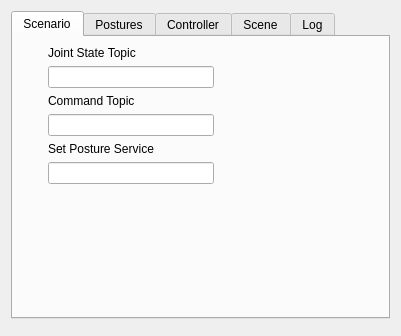
<?xml version="1.0" encoding="UTF-8"?>
<ui version="4.0">
 <class>GiskardSimPanel</class>
 <widget class="QWidget" name="GiskardSimPanel">
  <property name="geometry">
   <rect>
    <x>0</x>
    <y>0</y>
    <width>401</width>
    <height>336</height>
   </rect>
  </property>
  <property name="sizePolicy">
   <sizepolicy hsizetype="Minimum" vsizetype="Minimum">
    <horstretch>0</horstretch>
    <verstretch>0</verstretch>
   </sizepolicy>
  </property>
  <property name="windowTitle">
   <string>Form</string>
  </property>
  <layout class="QVBoxLayout" name="verticalLayout">
   <item>
    <widget class="QTabWidget" name="tabWidget">
     <property name="sizePolicy">
      <sizepolicy hsizetype="Expanding" vsizetype="MinimumExpanding">
       <horstretch>0</horstretch>
       <verstretch>0</verstretch>
      </sizepolicy>
     </property>
     <property name="tabPosition">
      <enum>QTabWidget::North</enum>
     </property>
     <property name="tabShape">
      <enum>QTabWidget::Rounded</enum>
     </property>
     <property name="currentIndex">
      <number>0</number>
     </property>
     <widget class="QWidget" name="tabScenario">
      <property name="sizePolicy">
       <sizepolicy hsizetype="Minimum" vsizetype="Expanding">
        <horstretch>0</horstretch>
        <verstretch>0</verstretch>
       </sizepolicy>
      </property>
      <property name="autoFillBackground">
       <bool>false</bool>
      </property>
      <attribute name="title">
       <string>Scenario</string>
      </attribute>
      <layout class="QHBoxLayout" name="horizontalLayout_2">
       <item>
        <layout class="QVBoxLayout" name="verticalLayout_2">
         <property name="leftMargin">
          <number>0</number>
         </property>
         <item>
          <layout class="QVBoxLayout" name="verticalLayout_3">
           <property name="topMargin">
            <number>0</number>
           </property>
           <item>
            <widget class="giskard_sim::ScenarioInfo" name="scenarioInfoWidget" native="true">
             <property name="sizePolicy">
              <sizepolicy hsizetype="Minimum" vsizetype="Minimum">
               <horstretch>0</horstretch>
               <verstretch>0</verstretch>
              </sizepolicy>
             </property>
            </widget>
           </item>
           <item>
            <widget class="giskard_sim::URDFInfo" name="urdfWidget" native="true">
             <property name="sizePolicy">
              <sizepolicy hsizetype="Minimum" vsizetype="Minimum">
               <horstretch>0</horstretch>
               <verstretch>0</verstretch>
              </sizepolicy>
             </property>
            </widget>
           </item>
          </layout>
         </item>
         <item>
          <spacer name="verticalSpacer">
           <property name="orientation">
            <enum>Qt::Vertical</enum>
           </property>
           <property name="sizeHint" stdset="0">
            <size>
             <width>20</width>
             <height>0</height>
            </size>
           </property>
          </spacer>
         </item>
        </layout>
       </item>
       <item>
        <layout class="QVBoxLayout" name="verticalLayout_4">
         <property name="leftMargin">
          <number>0</number>
         </property>
         <item>
          <widget class="QLabel" name="label">
           <property name="text">
            <string>Joint State Topic</string>
           </property>
          </widget>
         </item>
         <item>
          <widget class="QLineEdit" name="leJSTopic">
            <property name="sizePolicy">
            <sizepolicy hsizetype="MinimumExpanding" vsizetype="Fixed">
                <horstretch>0</horstretch>
                <verstretch>0</verstretch>
            </sizepolicy>
            </property>
          </widget>
         </item>
         <item>
          <widget class="QLabel" name="label_2">
           <property name="text">
            <string>Command Topic</string>
           </property>
          </widget>
         </item>
         <item>
          <widget class="QLineEdit" name="leCmdTopic">
            <property name="sizePolicy">
            <sizepolicy hsizetype="MinimumExpanding" vsizetype="Fixed">
                <horstretch>0</horstretch>
                <verstretch>0</verstretch>
            </sizepolicy>
            </property>
          </widget>
         </item>
         <item>
          <widget class="QLabel" name="label_3">
           <property name="text">
            <string>Set Posture Service</string>
           </property>
          </widget>
         </item>
         <item>
          <widget class="QLineEdit" name="leSPService">
            <property name="sizePolicy">
            <sizepolicy hsizetype="MinimumExpanding" vsizetype="Fixed">
                <horstretch>0</horstretch>
                <verstretch>0</verstretch>
            </sizepolicy>
            </property>
          </widget>
         </item>
         <item>
          <spacer name="verticalSpacer_2">
           <property name="orientation">
            <enum>Qt::Vertical</enum>
           </property>
           <property name="sizeHint" stdset="0">
            <size>
             <width>20</width>
             <height>40</height>
            </size>
           </property>
          </spacer>
         </item>
        </layout>
       </item>
       <item>
        <spacer name="horizontalSpacer">
         <property name="orientation">
          <enum>Qt::Horizontal</enum>
         </property>
         <property name="sizeHint" stdset="0">
          <size>
           <width>0</width>
           <height>20</height>
          </size>
         </property>
        </spacer>
       </item>
      </layout>
     </widget>
     <widget class="giskard_sim::PosesWidget" name="posesWidget">
      <property name="sizePolicy">
       <sizepolicy hsizetype="Expanding" vsizetype="Minimum">
        <horstretch>0</horstretch>
        <verstretch>0</verstretch>
       </sizepolicy>
      </property>
      <attribute name="title">
       <string>Postures</string>
      </attribute>
     </widget>
     <widget class="giskard_sim::ControllerWidget" name="controllerWidget">
      <property name="sizePolicy">
       <sizepolicy hsizetype="Minimum" vsizetype="Minimum">
        <horstretch>0</horstretch>
        <verstretch>0</verstretch>
       </sizepolicy>
      </property>
      <attribute name="title">
       <string>Controller</string>
      </attribute>
     </widget>
     <widget class="giskard_sim::SceneWidget" name="sceneWidget">
      <property name="sizePolicy">
       <sizepolicy hsizetype="Expanding" vsizetype="Minimum">
        <horstretch>0</horstretch>
        <verstretch>0</verstretch>
       </sizepolicy>
      </property>
      <attribute name="title">
       <string>Scene</string>
      </attribute>
     </widget>
     <widget class="QTextEdit" name="teLog">
      <attribute name="title">
       <string>Log</string>
      </attribute>
     </widget>
    </widget>
   </item>
   <item>
    <widget class="giskard_sim::SimControls" name="controlWidget" native="true">
     <property name="sizePolicy">
      <sizepolicy hsizetype="Minimum" vsizetype="Minimum">
       <horstretch>0</horstretch>
       <verstretch>0</verstretch>
      </sizepolicy>
     </property>
    </widget>
   </item>
  </layout>
 </widget>
 <customwidgets>
  <customwidget>
   <class>giskard_sim::PosesWidget</class>
   <extends>QWidget</extends>
   <header>giskard_sim/pose_tree_widget.h</header>
   <container>1</container>
  </customwidget>
  <customwidget>
   <class>giskard_sim::ScenarioInfo</class>
   <extends>QWidget</extends>
   <header>giskard_sim/scenario_info.h</header>
   <container>1</container>
  </customwidget>
  <customwidget>
   <class>giskard_sim::URDFInfo</class>
   <extends>QWidget</extends>
   <header>giskard_sim/urdf_info.h</header>
   <container>1</container>
  </customwidget>
  <customwidget>
   <class>giskard_sim::ControllerWidget</class>
   <extends>QWidget</extends>
   <header>giskard_sim/controller_widget.h</header>
   <container>1</container>
  </customwidget>
  <customwidget>
   <class>giskard_sim::SceneWidget</class>
   <extends>QWidget</extends>
   <header>giskard_sim/scene_widget.h</header>
   <container>1</container>
  </customwidget>
  <customwidget>
   <class>giskard_sim::SimControls</class>
   <extends>QWidget</extends>
   <header>giskard_sim/simcontrols.h</header>
   <container>1</container>
  </customwidget>
 </customwidgets>
 <resources/>
 <connections>
  <connection>
   <sender>leJSTopic</sender>
   <signal>editingFinished()</signal>
   <receiver>GiskardSimPanel</receiver>
   <slot>commandTopicChanged()</slot>
   <hints>
    <hint type="sourcelabel">
     <x>172</x>
     <y>75</y>
    </hint>
    <hint type="destinationlabel">
     <x>598</x>
     <y>82</y>
    </hint>
   </hints>
  </connection>
  <connection>
   <sender>leCmdTopic</sender>
   <signal>editingFinished()</signal>
   <receiver>GiskardSimPanel</receiver>
   <slot>jsTopicChanged()</slot>
   <hints>
    <hint type="sourcelabel">
     <x>160</x>
     <y>124</y>
    </hint>
    <hint type="destinationlabel">
     <x>522</x>
     <y>123</y>
    </hint>
   </hints>
  </connection>
  <connection>
   <sender>leSPService</sender>
   <signal>editingFinished()</signal>
   <receiver>GiskardSimPanel</receiver>
   <slot>spServiceChanged()</slot>
   <hints>
    <hint type="sourcelabel">
     <x>186</x>
     <y>183</y>
    </hint>
    <hint type="destinationlabel">
     <x>567</x>
     <y>176</y>
    </hint>
   </hints>
  </connection>
 </connections>
 <slots>
  <slot>jsTopicChanged()</slot>
  <slot>commandTopicChanged()</slot>
  <slot>spServiceChanged()</slot>
 </slots>
</ui>
